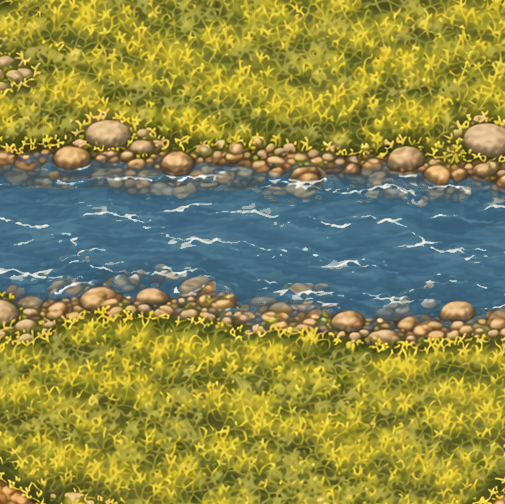
#> input picture src/assets/terrain_river_horizontal.png, 505 x 504 px
$ python generate_river_tiles.py
#> lines starting #> are read from the running program, lines starting #| are printed output that depends on the picture
#!/usr/bin/env python3
"""Generate the missing river tile variants from the existing hand-made art.

Sources:
  terrain_river_horizontal.png  - straight river, water band running W-E
  terrain_bridge.png            - N-S bridge deck over a W-E river (for deck overlay)

Generated (written into src/assets/):
  terrain_river_corner.png      - bend connecting S and E edges (rotate in code for others)
  terrain_river_t_junction.png  - junction open S, E, W (rotate in code)
  terrain_river_crossroads.png  - junction open on all four edges
  terrain_river_edge.png        - wide-river half: water flush against the E edge
                                  (two of these mirrored make a 2-tile-wide river)
  terrain/water_open.png        - seamless open-water tile for lake interiors,
                                  built from the pure-water band of water_full.png
                                  (which has banks baked in and cannot tile)

The corner is built by warping the straight river through a 90-degree polar arc,
so its edge profiles are pixel-identical to the straight piece and tiles join
seamlessly.
"""

import math
import os
from PIL import Image

ROOT = os.path.join(os.path.dirname(__file__), "..", "src", "assets")
OUT = os.environ.get("RIVER_OUT", ROOT)
SIZE = 504


def is_water(px):
    r, g, b = px[:3]
    return b > r and b > g * 0.9 and b > 70


def load_straight():
    im = Image.open(os.path.join(ROOT, "terrain_river_horizontal.png")).convert("RGB")
    return im.crop((0, 0, SIZE, SIZE))  # source is 505x504; normalise


def water_rows_of_column(im, x):
    """Return (start, end) of the main water run in column x."""
    px = im.load()
    best = (0, 0)
    cur = None
    for y in range(im.height):
        w = is_water(px[x, y])
        if w and cur is None:
            cur = y
        if not w and cur is not None:
            if y - cur > best[1] - best[0]:
                best = (cur, y)
            cur = None
    if cur is not None and im.height - cur > best[1] - best[0]:
        best = (cur, im.height)
    return best


def make_corner(straight):
    """Corner open at S and E. Polar warp: radius from the SE tile corner picks the
    row of the straight piece, angle picks the column."""
    src = straight.load()
    out = Image.new("RGB", (SIZE, SIZE))
    dst = out.load()
    grass_lo, grass_hi = 400, SIZE - 1  # pure bottom grass band for r beyond the tile
    for y in range(SIZE):
        for x in range(SIZE):
            dx = SIZE - x
            dy = SIZE - y
            r = math.hypot(dx, dy)
            theta = math.atan2(dy, dx)  # 0 at S edge, pi/2 at E edge
            xs = min(SIZE - 1, int(theta / (math.pi / 2) * (SIZE - 1)))
            if r <= SIZE - 1:
                ys = int(r)
            else:
                ys = grass_hi - int(r - SIZE + 1) % (grass_hi - grass_lo)
            dst[x, y] = src[xs, ys]
    return out


def blend_rows(top, bottom, seam, feather):
    """Vertical concat of two full tiles, alpha-feathered across the seam."""
    out = bottom.copy()
    out.paste(top.crop((0, 0, SIZE, seam)), (0, 0))
    for i in range(feather):
        y = seam + i
        if y >= SIZE:
            break
        alpha = (i + 1) / (feather + 1)
        row_top = top.crop((0, y, SIZE, y + 1))
        row_bot = bottom.crop((0, y, SIZE, y + 1))
        out.paste(Image.blend(row_top, row_bot, alpha), (0, y))
    return out


def make_t_junction(straight, corner_se):
    """T open S, E, W: straight channel across the top, the S branch banks formed
    by two mirrored inner-corner quadrants (pixel-exact seam down the middle)."""
    q = make_inner_corner_quadrant(straight)
    half = SIZE // 2
    bottom = straight.copy()
    bottom.paste(q.transpose(Image.FLIP_TOP_BOTTOM), (0, half))
    bottom.paste(q.transpose(Image.ROTATE_180), (half, half))
    return blend_rows(straight, bottom, seam=half, feather=44)


def make_inner_corner_quadrant(straight):
    """Quadrant with a grass nub at its top-left and water everywhere far from it.
    Four of these (mirrored) assemble into the crossroads."""
    src = straight.load()
    half = SIZE // 2
    band_lo, band_hi = straight_band(straight)
    span = band_hi - band_lo - 16
    out = Image.new("RGB", (half, half))
    dst = out.load()
    for y in range(half):
        for x in range(half):
            r = math.hypot(x + 1, y + 1)
            theta = math.atan2(y + 1, x + 1)
            xs = min(SIZE - 1, int(theta / (math.pi / 2) * (SIZE - 1)))
            if r < band_lo:
                ys = int(r)
            else:
                # ping-pong inside the water band: no hard wrap seams
                k = int(r - band_lo) % (2 * span)
                ys = band_lo + 8 + (k if k < span else 2 * span - k)
            dst[x, y] = src[xs, ys]
    return out


def straight_band(straight):
    """Average water band (rows) of the straight piece."""
    a = water_rows_of_column(straight, 2)
    b = water_rows_of_column(straight, SIZE - 3)
    return (min(a[0], b[0]), max(a[1], b[1]))


def make_crossroads(straight):
    q = make_inner_corner_quadrant(straight)
    half = SIZE // 2
    out = Image.new("RGB", (SIZE, SIZE))
    out.paste(q, (0, 0))
    out.paste(q.transpose(Image.FLIP_LEFT_RIGHT), (half, 0))
    out.paste(q.transpose(Image.FLIP_TOP_BOTTOM), (0, half))
    out.paste(q.transpose(Image.ROTATE_180), (half, half))
    return out


def make_edge(straight):
    """Wide-river half tile: vertical river pushed against the E edge, grass fill
    on the W side. Mirrored pair = one wide river."""
    vert = straight.transpose(Image.ROTATE_270)  # water band now runs N-S
    # find min water end across rows so water is flush with the E edge everywhere
    ends = []
    px = vert.load()
    for y in range(0, SIZE, 4):
        run = water_cols_of_row(vert, y)
        if run[1] - run[0] > 40:
            ends.append(run[1])
    shift = SIZE - min(ends) + 2
    out = Image.new("RGB", (SIZE, SIZE))
    grass_w = 150  # leftmost columns of the vertical piece are pure grass
    for x in range(shift):
        col = vert.crop((x % grass_w, 0, x % grass_w + 1, SIZE))
        out.paste(col, (x, 0))
    out.paste(vert.crop((0, 0, SIZE - shift, SIZE)), (shift, 0))
    return out


def make_bridge_wide(edge):
    """Half of a two-tile bridge over the wide river: edge-river base with the
    bridge deck running W->E, approach ramp at W, railed deck extended to the E
    edge so it continues into the mirrored partner tile."""
    bridge = Image.open(os.path.join(ROOT, "terrain_bridge.png")).convert("RGB")
    band = bridge.crop((153, 0, 348, SIZE))  # railed deck column band
    approach_h = 88            # dirt ramp at the top of the band
    deck = Image.new("RGB", band.size)
    deck.paste(band.crop((0, 0, band.width, approach_h)), (0, 0))
    railed = band.crop((0, approach_h, band.width, 415))
    deck.paste(railed.resize((band.width, SIZE - approach_h)), (0, approach_h))
    deck = deck.transpose(Image.ROTATE_90)  # deck now horizontal, approach at W
    out = edge.copy()
    out.paste(deck, (0, 153))
    return out


def make_open_water():
    """Seamless deep-water tile: crop the widest all-water row band out of
    water_full.png (whose pebble banks make it untileable) and ping-pong it
    vertically so there are no wrap seams."""
    im = Image.open(os.path.join(ROOT, "terrain", "water_full.png")).convert("RGB")
    px = im.load()
    best = (0, 0)
    cur = None
    for y in range(im.height + 1):
        ok = y < im.height and sum(
            1 for x in range(im.width) if is_water(px[x, y])
        ) >= im.width * 0.95  # tolerate foam/whitecap pixels but not pebbles
        if ok and cur is None:
            cur = y
        if not ok and cur is not None:
            if y - cur > best[1] - best[0]:
                best = (cur, y)
            cur = None
    band = im.crop((0, best[0] + 8, im.width, best[1] - 8))
    flipped = band.transpose(Image.FLIP_TOP_BOTTOM)
    out = Image.new("RGB", im.size)
    y, flip = 0, False
    while y < im.height:
        out.paste(flipped if flip else band, (0, y))
        y += band.height
        flip = not flip
    return out


def water_cols_of_row(im, y):
    px = im.load()
    best = (0, 0)
    cur = None
    for x in range(im.width):
        w = is_water(px[x, y])
        if w and cur is None:
            cur = x
        if not w and cur is not None:
            if x - cur > best[1] - best[0]:
                best = (cur, x)
            cur = None
    if cur is not None and im.width - cur > best[1] - best[0]:
        best = (cur, im.width)
    return best


def main():
    straight = load_straight()
    corner = make_corner(straight)
#> in make_corner, `out = Image.new("RGB", (SIZE, SIZE))`: out: PIL image 504x504 RGB; every value is 0
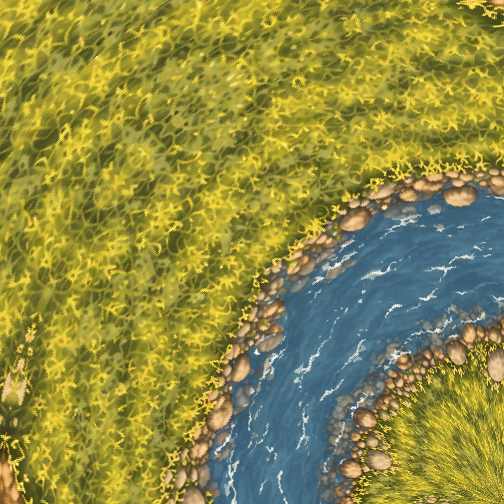
#> corner: PIL image 504x504 RGB; mean R, G, B 142.2, 139.1, 66.9
    corner.save(os.path.join(OUT, "terrain_river_corner.png"))
    t = make_t_junction(straight, corner)
#> the loop in water_rows_of_column, `for y in range(im.height):` made 504 passes
#> w on passes 1 to 12: False, False, False, False, False, False, False, False, False, False, False, False
#> in straight_band, `a = water_rows_of_column(straight, 2)`: a = (219, 269)
#> the loop in water_rows_of_column (call 2), `for y in range(im.height):` made 504 passes
#> in straight_band, `b = water_rows_of_column(straight, SIZE - 3)`: b = (207, 306)
#> in make_inner_corner_quadrant, `band_lo, band_hi = straight_band(straight)`: band_lo = 207; band_hi = 306
#> in make_inner_corner_quadrant, `span = band_hi - band_lo - 16`: span = 83
#> in make_inner_corner_quadrant, `out = Image.new("RGB", (half, half))`: out: PIL image 252x252 RGB; every value is 0
#> in make_t_junction, `bottom.paste(q.transpose(Image.ROTATE_180), (half, half))`:
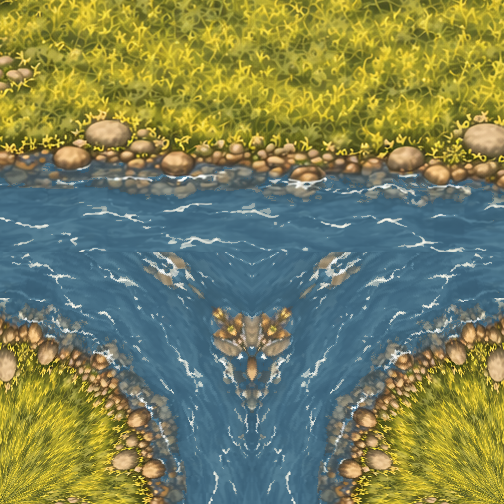
#> bottom: PIL image 504x504 RGB; mean R, G, B 121.8, 129.2, 90.5
    t.save(os.path.join(OUT, "terrain_river_t_junction.png"))
    cross = make_crossroads(straight)
    cross.save(os.path.join(OUT, "terrain_river_crossroads.png"))
    edge = make_edge(straight)
#> after the loop in make_edge, `for x in range(shift):`:
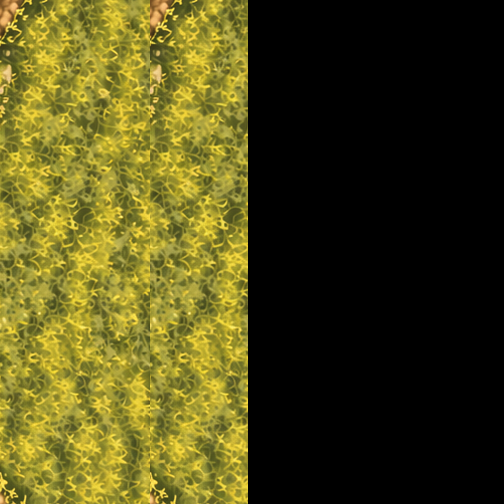
#> out: PIL image 504x504 RGB; mean R, G, B 77.5, 72.6, 24
    edge.save(os.path.join(OUT, "terrain_river_edge.png"))
    bridge_wide = make_bridge_wide(edge)
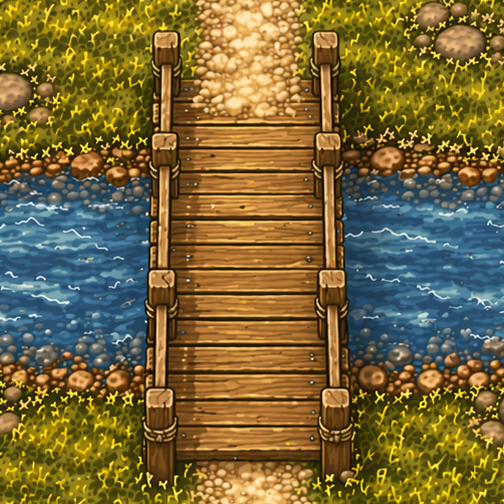
#> input picture src/assets/terrain_bridge.png, 504 x 504 px
#> in make_bridge_wide, `deck = Image.new("RGB", band.size)`: deck: PIL image 195x504 RGB; every value is 0
    bridge_wide.save(os.path.join(OUT, "terrain_bridge_wide.png"))
    water_dir = os.path.join(OUT, "terrain")
    os.makedirs(water_dir, exist_ok=True)
    make_open_water().save(os.path.join(water_dir, "water_open.png"))
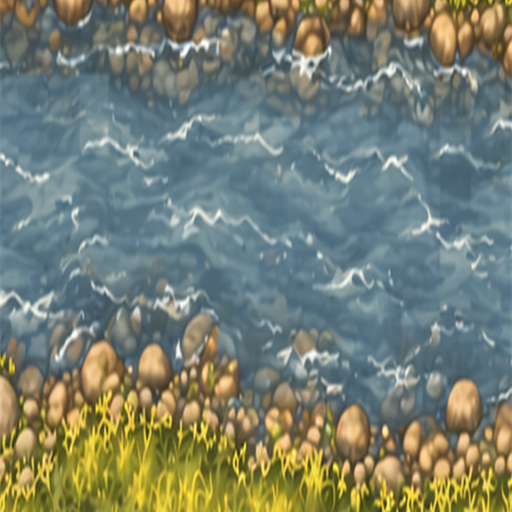
#> input picture src/assets/terrain/water_full.png, 512 x 512 px
#> in make_open_water, `flipped = band.transpose(Image.FLIP_TOP_BOTTOM)`:
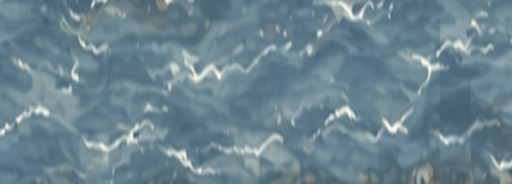
#> flipped: PIL image 512x184 RGB; mean R, G, B 106.8, 132.9, 143.8
#> in make_open_water, `out = Image.new("RGB", im.size)`: out: PIL image 512x512 RGB; every value is 0
#> after the loop in make_open_water, `while y < im.height:`:
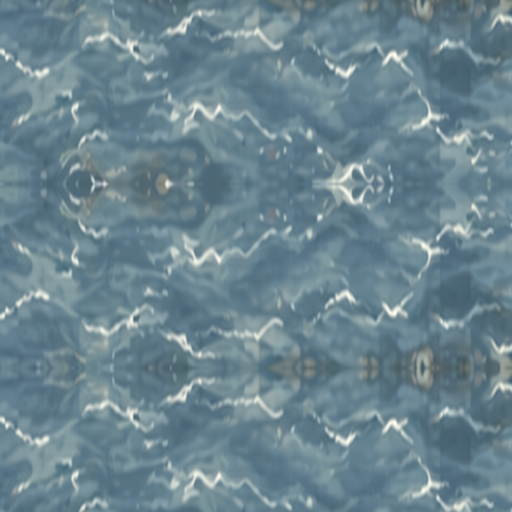
#> out: PIL image 512x512 RGB; mean R, G, B 107, 133.1, 144
    print("generated: corner, t_junction, crossroads, edge, bridge_wide, water_open")


if __name__ == "__main__":
    main()
